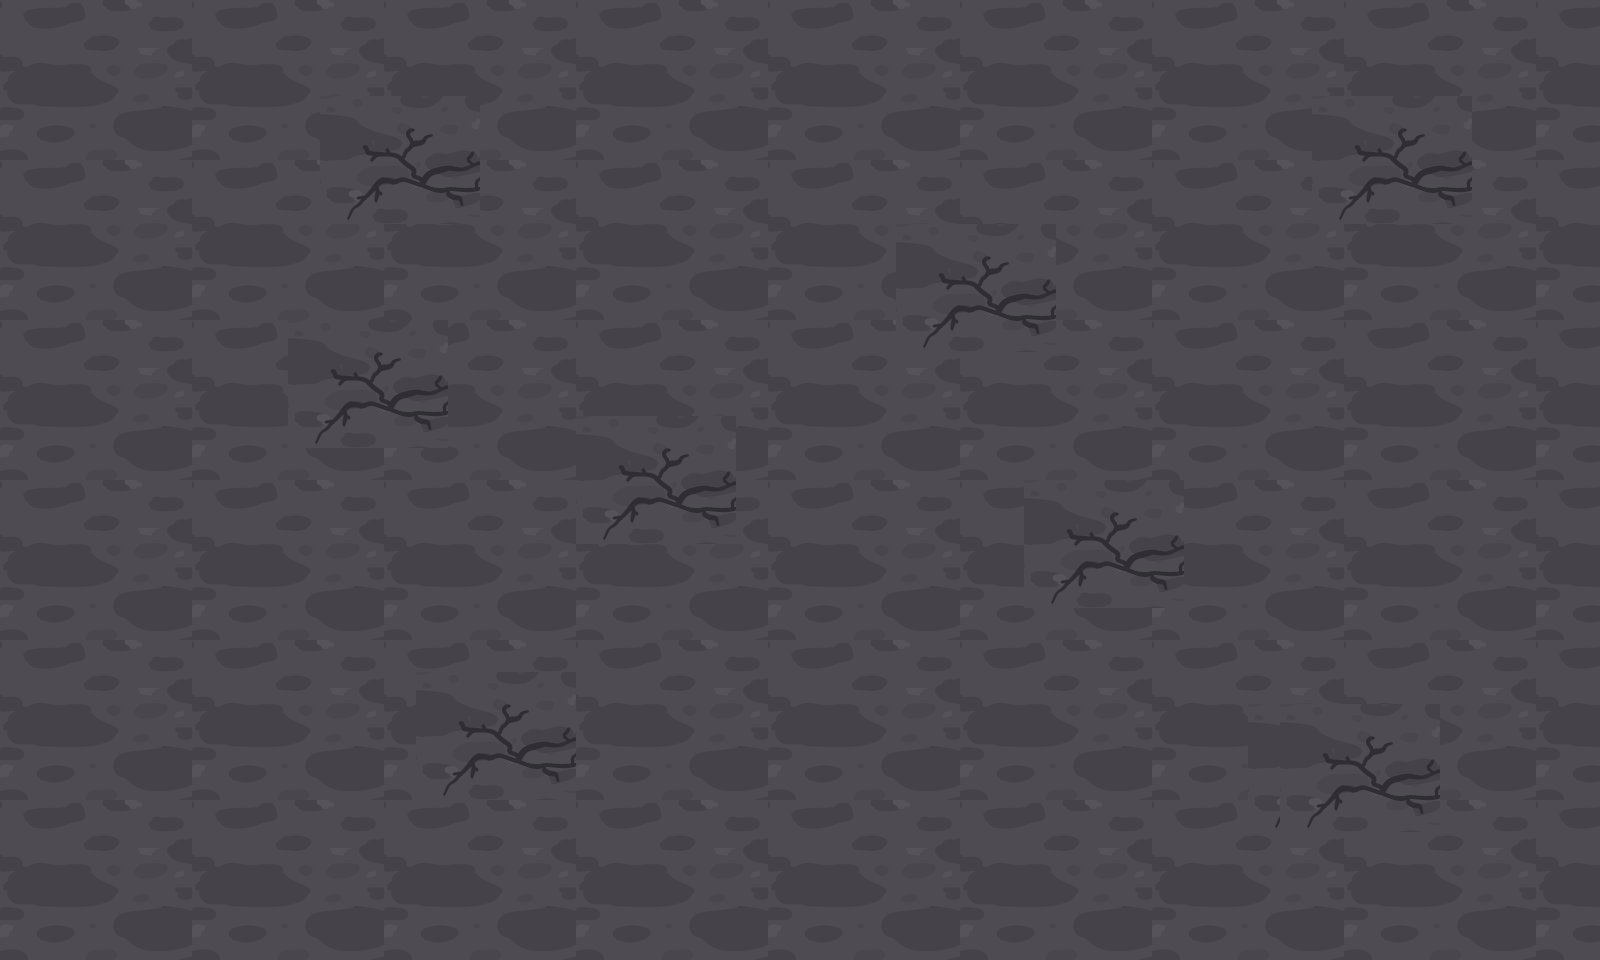

A level layout from a 2D game, rendered from its tile map. Below: a short description, then the map file with its tile-grid data intact:
An orthogonal 50x30 tile map with 32x32 px tiles, 1 tile layer (Tile Layer 1).

<map version="1.4" tiledversion="1.4.3" orientation="orthogonal" renderorder="right-down" width="50" height="30" tilewidth="32" tileheight="32" infinite="0" nextlayerid="2" nextobjectid="1">
 <tileset firstgid="1" source="2D_Top_Down_Dungeon_Tileset.tsx" />
 <layer id="1" name="Tile Layer 1" width="50" height="30">
  <data encoding="csv">
2073,2074,2075,2076,2077,2078,2073,2074,2075,2076,2077,2078,2073,2074,2075,2076,2077,2078,2073,2074,2075,2076,2077,2078,2073,2074,2075,2076,2077,2078,2073,2074,2075,2076,2077,2078,2073,2074,2075,2076,2077,2078,2073,2074,2075,2076,2077,2078,2073,2074,
2169,2170,2171,2172,2173,2174,2169,2170,2171,2172,2173,2174,2169,2170,2171,2172,2173,2174,2169,2170,2171,2172,2173,2174,2169,2170,2171,2172,2173,2174,2169,2170,2171,2172,2173,2174,2169,2170,2171,2172,2173,2174,2169,2170,2171,2172,2173,2174,2169,2170,
2265,2266,2267,2268,2269,2270,2265,2266,2267,2268,2269,2270,2265,2266,2267,2268,2269,2270,2265,2266,2267,2268,2269,2270,2265,2266,2267,2268,2269,2270,2265,2266,2267,2268,2269,2270,2265,2266,2267,2268,2269,2270,2265,2266,2267,2268,2269,2270,2265,2266,
2361,2362,2363,2364,2365,2366,2361,2362,2363,2364,3324,3325,3326,3327,3328,2364,2365,2366,2361,2362,2363,2364,2365,2366,2361,2362,2363,2364,2365,2366,2361,2362,2363,2364,2365,2366,2361,2362,2363,2364,2365,3324,3325,3326,3327,3328,2365,2366,2361,2362,
2457,2458,2459,2460,2461,2462,2457,2458,2459,2460,3420,3421,3422,3423,3424,2460,2461,2462,2457,2458,2459,2460,2461,2462,2457,2458,2459,2460,2461,2462,2457,2458,2459,2460,2461,2462,2457,2458,2459,2460,2461,3420,3421,3422,3423,3424,2461,2462,2457,2458,
2073,2074,2075,2076,2077,2078,2073,2074,2075,2076,3516,3517,3518,3519,3520,2076,2077,2078,2073,2074,2075,2076,2077,2078,2073,2074,2075,2076,2077,2078,2073,2074,2075,2076,2077,2078,2073,2074,2075,2076,2077,3516,3517,3518,3519,3520,2077,2078,2073,2074,
2169,2170,2171,2172,2173,2174,2169,2170,2171,2172,3612,3613,3614,3615,3616,2172,2173,2174,2169,2170,2171,2172,2173,2174,2169,2170,2171,2172,2173,2174,2169,2170,2171,2172,2173,2174,2169,2170,2171,2172,2173,3612,3613,3614,3615,3616,2173,2174,2169,2170,
2265,2266,2267,2268,2269,2270,2265,2266,2267,2268,2269,2270,2265,2266,2267,2268,2269,2270,2265,2266,2267,2268,2269,2270,2265,2266,2267,2268,3324,3325,3326,3327,3328,2268,2269,2270,2265,2266,2267,2268,2269,2270,2265,2266,2267,2268,2269,2270,2265,2266,
2361,2362,2363,2364,2365,2366,2361,2362,2363,2364,2365,2366,2361,2362,2363,2364,2365,2366,2361,2362,2363,2364,2365,2366,2361,2362,2363,2364,3420,3421,3422,3423,3424,2364,2365,2366,2361,2362,2363,2364,2365,2366,2361,2362,2363,2364,2365,2366,2361,2362,
2457,2458,2459,2460,2461,2462,2457,2458,2459,2460,2461,2462,2457,2458,2459,2460,2461,2462,2457,2458,2459,2460,2461,2462,2457,2458,2459,2460,3516,3517,3518,3519,3520,2460,2461,2462,2457,2458,2459,2460,2461,2462,2457,2458,2459,2460,2461,2462,2457,2458,
2073,2074,2075,2076,2077,2078,2073,2074,2075,3324,3325,3326,3327,3328,2075,2076,2077,2078,2073,2074,2075,2076,2077,2078,2073,2074,2075,2076,3612,3613,3614,3615,3616,2076,2077,2078,2073,2074,2075,2076,2077,2078,2073,2074,2075,2076,2077,2078,2073,2074,
2169,2170,2171,2172,2173,2174,2169,2170,2171,3420,3421,3422,3423,3424,2171,2172,2173,2174,2169,2170,2171,2172,2173,2174,2169,2170,2171,2172,2173,2174,2169,2170,2171,2172,2173,2174,2169,2170,2171,2172,2173,2174,2169,2170,2171,2172,2173,2174,2169,2170,
2265,2266,2267,2268,2269,2270,2265,2266,2267,3516,3517,3518,3519,3520,2267,2268,2269,2270,2265,2266,2267,2268,2269,2270,2265,2266,2267,2268,2269,2270,2265,2266,2267,2268,2269,2270,2265,2266,2267,2268,2269,2270,2265,2266,2267,2268,2269,2270,2265,2266,
2361,2362,2363,2364,2365,2366,2361,2362,2363,3612,3613,3614,3615,3616,2363,2364,2365,2366,3324,3325,3326,3327,3328,2366,2361,2362,2363,2364,2365,2366,2361,2362,2363,2364,2365,2366,2361,2362,2363,2364,2365,2366,2361,2362,2363,2364,2365,2366,2361,2362,
2457,2458,2459,2460,2461,2462,2457,2458,2459,2460,2461,2462,2457,2458,2459,2460,2461,2462,3420,3421,3422,3423,3424,2462,2457,2458,2459,2460,2461,2462,2457,2458,2459,2460,2461,2462,2457,2458,2459,2460,2461,2462,2457,2458,2459,2460,2461,2462,2457,2458,
2073,2074,2075,2076,2077,2078,2073,2074,2075,2076,2077,2078,2073,2074,2075,2076,2077,2078,3516,3517,3518,3519,3520,2078,2073,2074,2075,2076,2077,2078,2073,2074,3324,3325,3326,3327,3328,2074,2075,2076,2077,2078,2073,2074,2075,2076,2077,2078,2073,2074,
2169,2170,2171,2172,2173,2174,2169,2170,2171,2172,2173,2174,2169,2170,2171,2172,2173,2174,3612,3613,3614,3615,3616,2174,2169,2170,2171,2172,2173,2174,2169,2170,3420,3421,3422,3423,3424,2170,2171,2172,2173,2174,2169,2170,2171,2172,2173,2174,2169,2170,
2265,2266,2267,2268,2269,2270,2265,2266,2267,2268,2269,2270,2265,2266,2267,2268,2269,2270,2265,2266,2267,2268,2269,2270,2265,2266,2267,2268,2269,2270,2265,2266,3516,3517,3518,3519,3520,2266,2267,2268,2269,2270,2265,2266,2267,2268,2269,2270,2265,2266,
2361,2362,2363,2364,2365,2366,2361,2362,2363,2364,2365,2366,2361,2362,2363,2364,2365,2366,2361,2362,2363,2364,2365,2366,2361,2362,2363,2364,2365,2366,2361,2362,3612,3613,3614,3615,3616,2362,2363,2364,2365,2366,2361,2362,2363,2364,2365,2366,2361,2362,
2457,2458,2459,2460,2461,2462,2457,2458,2459,2460,2461,2462,2457,2458,2459,2460,2461,2462,2457,2458,2459,2460,2461,2462,2457,2458,2459,2460,2461,2462,2457,2458,2459,2460,2461,2462,2457,2458,2459,2460,2461,2462,2457,2458,2459,2460,2461,2462,2457,2458,
2073,2074,2075,2076,2077,2078,2073,2074,2075,2076,2077,2078,2073,2074,2075,2076,2077,2078,2073,2074,2075,2076,2077,2078,2073,2074,2075,2076,2077,2078,2073,2074,2075,2076,2077,2078,2073,2074,2075,2076,2077,2078,2073,2074,2075,2076,2077,2078,2073,2074,
2169,2170,2171,2172,2173,2174,2169,2170,2171,2172,2173,2174,2169,3324,3325,3326,3327,3328,2169,2170,2171,2172,2173,2174,2169,2170,2171,2172,2173,2174,2169,2170,2171,2172,2173,2174,2169,2170,2171,2172,2173,2174,2169,2170,2171,2172,2173,2174,2169,2170,
2265,2266,2267,2268,2269,2270,2265,2266,2267,2268,2269,2270,2265,3420,3421,3422,3423,3424,2265,2266,2267,2268,2269,2270,2265,2266,2267,2268,2269,2270,2265,2266,2267,2268,2269,2270,2265,2266,2267,3324,3324,3325,3326,3327,3328,2268,2269,2270,2265,2266,
2361,2362,2363,2364,2365,2366,2361,2362,2363,2364,2365,2366,2361,3516,3517,3518,3519,3520,2361,2362,2363,2364,2365,2366,2361,2362,2363,2364,2365,2366,2361,2362,2363,2364,2365,2366,2361,2362,2363,3420,3420,3421,3422,3423,3424,2364,2365,2366,2361,2362,
2457,2458,2459,2460,2461,2462,2457,2458,2459,2460,2461,2462,2457,3612,3613,3614,3615,3616,2457,2458,2459,2460,2461,2462,2457,2458,2459,2460,2461,2462,2457,2458,2459,2460,2461,2462,2457,2458,2459,3516,3516,3517,3518,3519,3520,2460,2461,2462,2457,2458,
2073,2074,2075,2076,2077,2078,2073,2074,2075,2076,2077,2078,2073,2074,2075,2076,2077,2078,2073,2074,2075,2076,2077,2078,2073,2074,2075,2076,2077,2078,2073,2074,2075,2076,2077,2078,2073,2074,2075,3612,3612,3613,3614,3615,3616,2076,2077,2078,2073,2074,
2169,2170,2171,2172,2173,2174,2169,2170,2171,2172,2173,2174,2169,2170,2171,2172,2173,2174,2169,2170,2171,2172,2173,2174,2169,2170,2171,2172,2173,2174,2169,2170,2171,2172,2173,2174,2169,2170,2171,2172,2173,2174,2169,2170,2171,2172,2173,2174,2169,2170,
2265,2266,2267,2268,2269,2270,2265,2266,2267,2268,2269,2270,2265,2266,2267,2268,2269,2270,2265,2266,2267,2268,2269,2270,2265,2266,2267,2268,2269,2270,2265,2266,2267,2268,2269,2270,2265,2266,2267,2268,2269,2270,2265,2266,2267,2268,2269,2270,2265,2266,
2361,2362,2363,2364,2365,2366,2361,2362,2363,2364,2365,2366,2361,2362,2363,2364,2365,2366,2361,2362,2363,2364,2365,2366,2361,2362,2363,2364,2365,2366,2361,2362,2363,2364,2365,2366,2361,2362,2363,2364,2365,2366,2361,2362,2363,2364,2365,2366,2361,2362,
2457,2458,2459,2460,2461,2462,2457,2458,2459,2460,2461,2462,2457,2458,2459,2460,2461,2462,2457,2458,2459,2460,2461,2462,2457,2458,2459,2460,2461,2462,2457,2458,2459,2460,2461,2462,2457,2458,2459,2460,2461,2462,2457,2458,2459,2460,2461,2462,2457,2458
</data>
 </layer>
</map>
